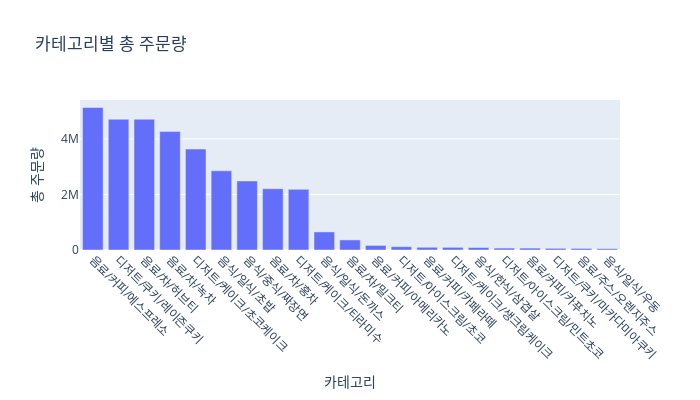

The notebook cell saved with this chart:
### Markdown cell above
## 4. 카테고리별 분석

### Code cell
# 카테고리별 주문량
category_orders = df.groupby('category')['order_count'].sum().reset_index().sort_values('order_count', ascending=False)

fig = px.bar(category_orders, x='category', y='order_count', 
             title='카테고리별 총 주문량',
             labels={'category': '카테고리', 'order_count': '총 주문량'})
fig.update_xaxes(tickangle=45)
fig.update_layout(width=700, height=400)  # 카테고리 이름 길어 폭 중간
fig.show()

### Figure 1 — Plotly figure (JSON) as saved in the notebook; plotly's stock layout.template omitted (floating-point values rounded to 4 significant figures)
{"data": [{"hovertemplate": "카테고리=%{x}<br>총 주문량=%{y}<extra></extra>", "legendgroup": "", "marker": {"color": "#636efa", "pattern": {"shape": ""}}, "name": "", "orientation": "v", "showlegend": false, "textposition": "auto", "type": "bar", "x": ["음료/커피/에스프레소", "디저트/쿠키/레이즌쿠키", "음료/차/허브티", "음료/차/녹차", "디저트/케이크/초코케이크", "음식/일식/초밥", "음식/중식/짜장면", "음료/차/홍차", "디저트/케이크/티라미수", "음식/일식/돈까스", "음료/차/밀크티", "음료/커피/아메리카노", "디저트/아이스크림/초코", "음료/커피/카페라떼", "디저트/케이크/생크림케이크", "음식/한식/삼겹살", "디저트/아이스크림/민트초코", "음료/커피/카푸치노", "디저트/쿠키/마카다미아쿠키", "음료/주스/오렌지주스", "음식/일식/우동"], "xaxis": "x", "y": [5132039, 4709345, 4708895, 4265905, 3636038, 2851976, 2486231, 2207534, 2184051, 651093, 363363, 164902, 119234, 97973, 95869, 88201, 68993, 68325, 59993, 57383, 46907], "yaxis": "y"}], "layout": {"barmode": "relative", "height": 400, "legend": {"tracegroupgap": 0}, "title": {"text": "카테고리별 총 주문량"}, "width": 700, "xaxis": {"anchor": "y", "domain": [0, 1], "tickangle": 45, "title": {"text": "카테고리"}}, "yaxis": {"anchor": "x", "domain": [0, 1], "title": {"text": "총 주문량"}}}}
